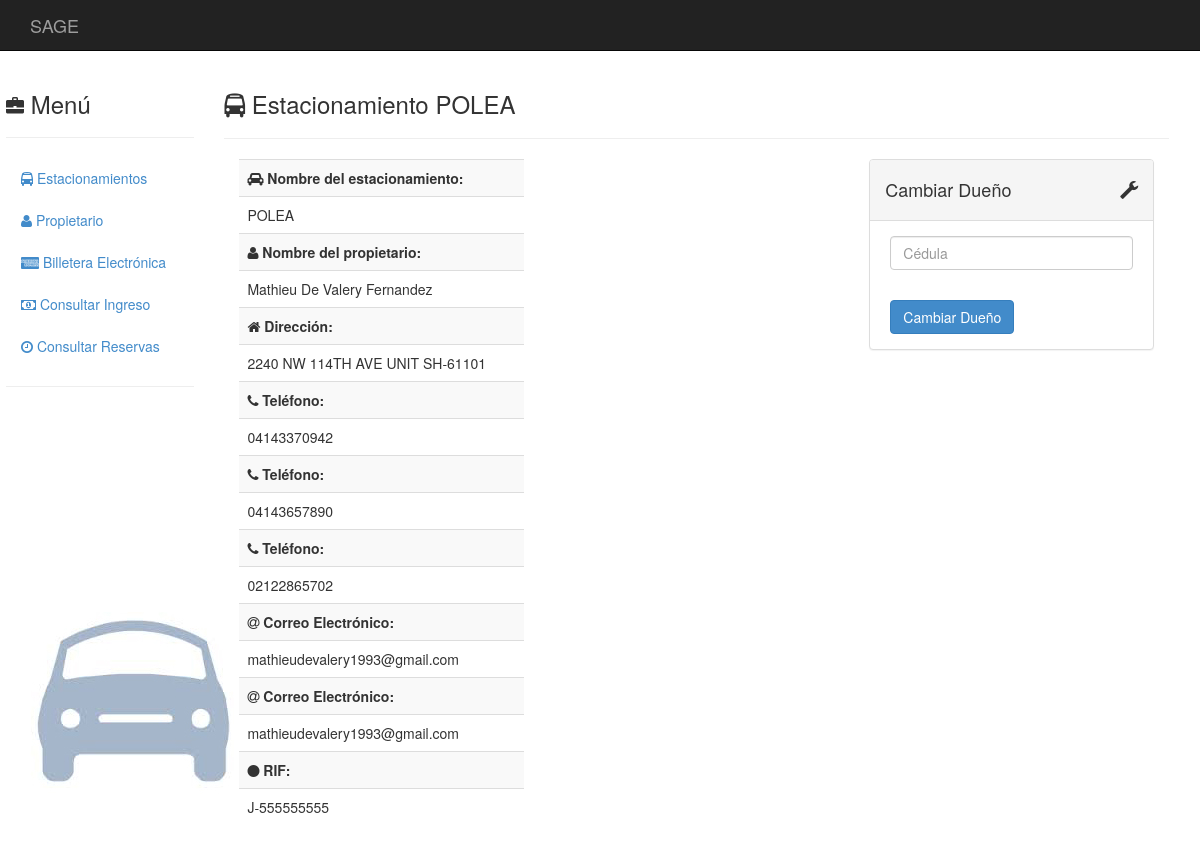
The page /estacionamientos/1/editar_dueno on the database as committed earlier.
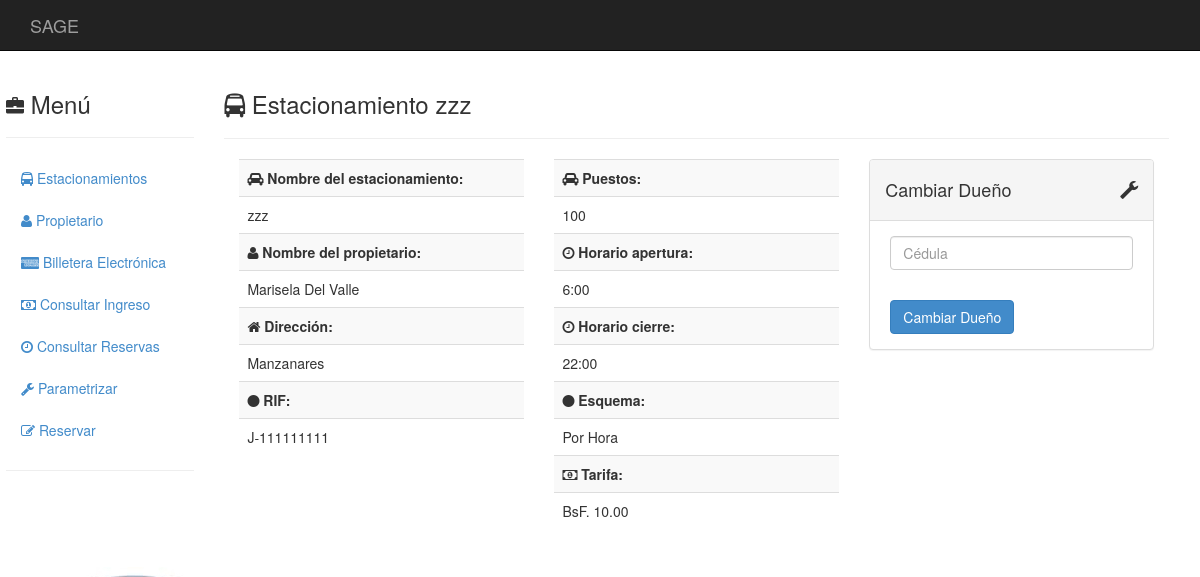
The same page on the database as committed later.
### estacionamientos/models.py (models this page shows, shortened)
class Estacionamiento(models.Model):
	propietario = models.ForeignKey(Propietario)
	nombre      = models.CharField(max_length = 50)
	direccion   = models.TextField(max_length = 120)
	telefono1   = models.CharField(blank = True, null = True, max_length = 30)
	telefono2   = models.CharField(blank = True, null = True, max_length = 30)
	telefono3   = models.CharField(blank = True, null = True, max_length = 30)
	email1      = models.EmailField(blank = True, null = True)
	email2      = models.EmailField(blank = True, null = True)
	rif         = models.CharField(max_length = 12)
	content_type = models.ForeignKey(ContentType, null = True)
	object_id    = models.PositiveIntegerField(null = True)
	tarifa       = GenericForeignKey()
	apertura     = models.TimeField(blank = True, null = True)
	cierre       = models.TimeField(blank = True, null = True)
	capacidad    = models.IntegerField(blank = True, null = True)

class Propietario(models.Model):
	nombre       = models.CharField(max_length = 50, null = False)
	apellido     = models.CharField(max_length = 50, blank = True, null = True)
	cedula       = models.CharField(max_length = 10, null = False)
	telefono     = models.CharField(blank = True, null = True, max_length = 30)
	email        = models.EmailField(blank = True, null = True)

class EsquemaTarifario(models.Model):
	tarifa         = models.DecimalField(max_digits=20, decimal_places=2)
	tarifa2        = models.DecimalField(blank = True, null = True, max_digits=10, decimal_places=2)
	inicioEspecial = models.TimeField(blank = True, null = True)
	finEspecial    = models.TimeField(blank = True, null = True)
	class Meta:
		abstract = True

class TarifaHora(EsquemaTarifario):
	def tipo(self):
		return("Por Hora")

### estacionamientos/views.py (the view, shortened to what this page needs)
# urls.py: url(r'^(?P<_id>\S+)/editar_dueno$', views.editar_dueno, name = 'editar_dueno'),
def editar_dueno(request, _id):
    _id = int(_id)
    msg = ""
    try:
        estacionamiento = Estacionamiento.objects.get(id = _id)
    except ObjectDoesNotExist:
        raise Http404
    if request.method == 'GET':
            form = CedulaForm()
    return render(
                request,
                'editar_dueno.html',
                { 'form': form
                , 'color' : 'red'
                , 'estacionamiento': estacionamiento, 'msg': msg,
                }
            )

### estacionamientos/forms.py
class CedulaForm(forms.Form):
    id_validator = RegexValidator(
        regex   = '^[VE]-[0-9]+$',
        message = 'La cédula solo puede contener caracteres numéricos.'
    )
    cedula = forms.CharField(
        required   = True,
        label      = "Cédula",
        validators = [id_validator],
        widget = forms.TextInput(attrs =
            { 'class'       : 'form-control'
            , 'placeholder' : 'Cédula'
            , 'pattern'     : id_validator.regex.pattern
            , 'message'     : id_validator.message
            }
        )
    )

### templates/editar_dueno.html (shortened to what this page needs)
{% extends "base.html" %}
{% block innerContents%}
  <div class="col-sm-10">
    <h3><i class="fa fa-bus"></i>
      Estacionamiento {{estacionamiento.nombre}}
    </h3>
    <hr>
    <div class="col-md-4">
      {% include "datos.html" %}
    </div>
    <div class="col-md-4">
      {% include "parametros.html" %}
    </div>
    <div class="col-md-4">
      {% include "editar_dueno-form.html" %}
    </div>
  </div>
{% endblock %}

### templates/datos.html (shortened to what this page needs)
<table class="table table-striped">
  <tbody>
    <tr><td><b><i class="fa fa-car"></i>
      Nombre del estacionamiento:
    </b></td></tr>
    <tr><td>
      {{estacionamiento.nombre}}
    </td></tr>
    <tr><td><b><i class="fa fa-user"></i>
      Nombre del propietario:
    </b></td></tr>
    <tr><td>
      {{estacionamiento.propietario.nombre}}&nbsp;{{estacionamiento.propietario.apellido}}
    </td></tr>
    <tr><td><b><i class="fa fa-home"></i>
      Dirección:
    </b></td></tr>
    <tr><td>
      {{estacionamiento.direccion}}
    </td></tr>
    {% if estacionamiento.telefono1 %}
      <tr><td><b><i class="fa fa-phone"></i>
        Teléfono:
      </b></td></tr>
      <tr><td>
        {{estacionamiento.telefono1}}
      </td></tr>
    {% endif %}
    {% if estacionamiento.telefono2 %}
      <tr><td><b><i class="fa fa-phone"></i>
        Teléfono:
      </b></td></tr>
      <tr><td>
        {{estacionamiento.telefono2}}
      </td></tr>
    {% endif %}
     {% if estacionamiento.telefono3 %}
      <tr><td><b><i class="fa fa-phone"></i>
        Teléfono:
      </b></td></tr>
      <tr><td>
        {{estacionamiento.telefono3}}
      </td></tr>
    {% endif %}
    {% if estacionamiento.email1 %}
      <tr><td><b><i class="fa fa-at"></i>
        Correo Electrónico:
      </b></td></tr>
      <tr><td>
        {{estacionamiento.email1}}
      </td></tr>
    {% endif %}
    {% if estacionamiento.email2 %}
      <tr><td><b><i class="fa fa-at"></i>
        Correo Electrónico:
      </b></td></tr>
      <tr><td>
        {{estacionamiento.email2}}
      </td></tr>
    {% endif %}
    <tr><td><b><i class="fa fa-circle"></i>
      RIF:
    </b></td></tr>
    <tr><td>
      {{estacionamiento.rif}}
    </td></tr>
  </tbody>
</table>

### templates/parametros.html (shortened to what this page needs)
{% load humanize %}
<table class="table table-striped">
  <tbody>
    {% if estacionamiento.capacidad %}
      <tr><td><b><i class="fa fa-car"></i> Puestos:</b></td></tr>
      <tr><td>{{estacionamiento.capacidad}}</td></tr>
      <tr><td><b><i class="fa fa-clock-o"></i> Horario apertura:</b></td></tr>
      <tr><td>{{estacionamiento.apertura}}</td></tr>
      <tr><td><b><i class="fa fa-clock-o"></i> Horario cierre:</b></td></tr>
      <tr><td>{{estacionamiento.cierre}}</td></tr>
    {% endif %}
    {% if estacionamiento.tarifa %}
      <tr><td><b><i class="fa fa-circle"></i></i> Esquema:</b></td></tr>
      <tr><td>{{estacionamiento.tarifa.tipo}} </td></tr>
    {% endif %}
    {% if estacionamiento.tarifa.tipo == "Tarifa diferenciada para fines de semana" %}
      <tr><td><b><i class="fa fa-money"></i></i> Tarifa regular:</b></td></tr>
      <tr><td>BsF. {{estacionamiento.tarifa}}</td></tr>
      <tr><td><b><i class="fa fa-money"></i></i> Tarifa fin de semana:</b></td></tr>
      <tr><td>BsF. {{estacionamiento.tarifa.tarifa2}}</td></tr>
    {% elif estacionamiento.capacidad %}
      <tr><td><b><i class="fa fa-money"></i></i> Tarifa:</b></td></tr>
      <tr><td>BsF. {{estacionamiento.tarifa.tarifa|floatformat:2|intcomma}}</td></tr>
    {% endif %}
  </tbody>
</table>

Rows that differ between the two databases and show on the page:
changed Estacionamiento: nombre "POLEA" → "zzz"; propietario.nombre "Mathieu" → "Marisela"; propietario.apellido "De Valery Fernandez" → "Del Valle"; direccion "2240 NW 114TH AVE UNIT SH-61101" → "Manzanares"; rif "J-555555555" → "J-111111111"; capacidad (not shown) → "100"; apertura (not shown) → "6:00"; cierre (not shown) → "22:00"; content_type_id empty → 16 (drawn); tarifa.tipo (not shown) → "Por Hora"; tarifa.tarifa (not shown) → "10.00"; telefono1 "04143370942" → (not shown); telefono2 "04143657890" → (not shown); telefono3 "02122865702" → (not shown); email1 "mathieudevalery1993@gmail.com" → (not shown); email2 "mathieudevalery1993@gmail.com" → (not shown)
Other text that changed with them:
text no longer shown: "Teléfono: Teléfono: Teléfono: Correo Electrónico: Correo Electrónico:"
text now shown: "Parametrizar Reservar Puestos: Horario apertura: Horario cierre: Esquema: Tarifa: BsF."
